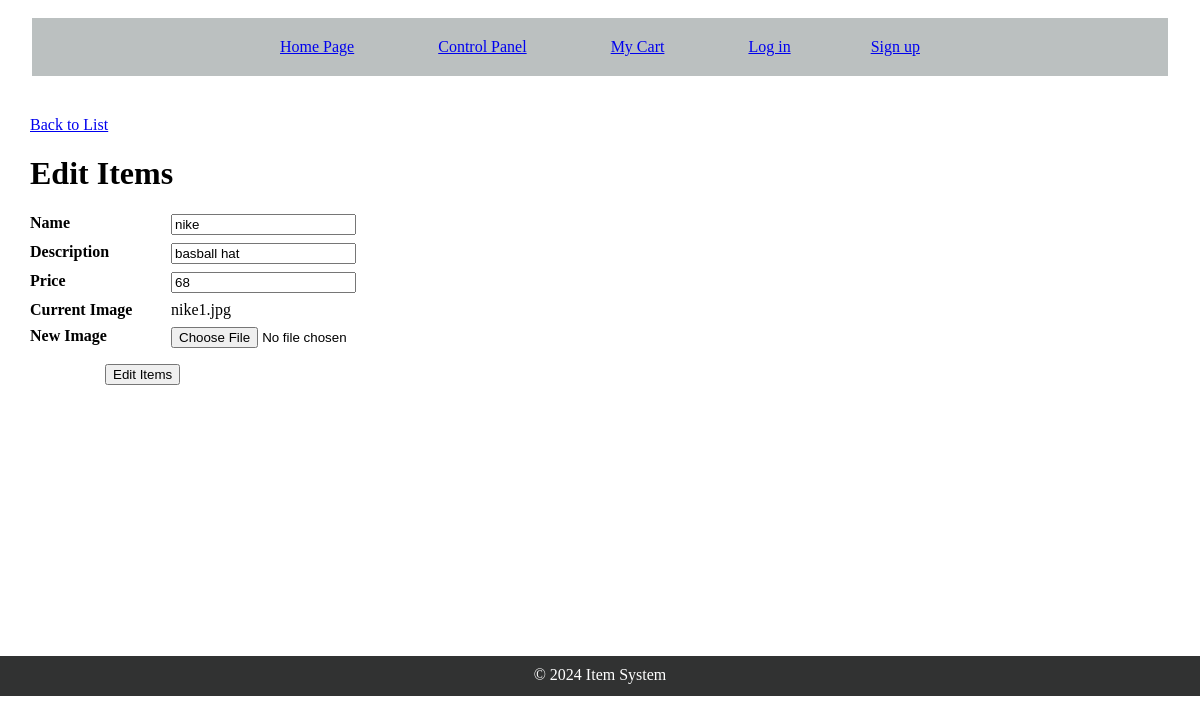
The page /edit.php?id=1 on the database its author committed.
### tables this page shows
CREATE TABLE IF NOT EXISTS `items` (
  `id` int(11) NOT NULL AUTO_INCREMENT,
  `name` varchar(100) NOT NULL,
  `description` varchar(200) NOT NULL,
  `price` int(10) NOT NULL,
  `image` varchar(100) NOT NULL,
  PRIMARY KEY (`id`)
);

### edit.php (the view, shortened to what this page needs)
<!DOCTYPE html>
<html lang="en">
<head>
  <link rel="stylesheet" media="all" href="style.css" />
</head>
<?php
include("headerEm.php");
$db = db_connect();
$id = $_GET['id'];
if ($_SERVER['REQUEST_METHOD'] == 'POST') {
    $name = $_POST['name'];
    $description = $_POST['description'];
    $price = $_POST['price'];
    $sql = "SELECT * FROM items WHERE id= '$id' ";
    $result_set = mysqli_query($db, $sql);
    $result = mysqli_fetch_assoc($result_set);
    if (isset($_FILES['new_image']) && $_FILES['new_image']['error'] == UPLOAD_ERR_OK) {
        $newImagePath = 'uploads/' . basename($_FILES['new_image']['name']);
        move_uploaded_file($_FILES['new_image']['tmp_name'], $newImagePath);
        $image = 'img/' . basename($_FILES['new_image']['name']);
        $result['image'] = $image;
    } else {
        $image = $result['image'];
    }
    $sql = "UPDATE items SET name='$name', description='$description', price='$price', image='$image' WHERE id='$id'";
    $result = mysqli_query($db, $sql);
    header("Location: show.php?id=$id");
} else {
    $sql = "SELECT * FROM items WHERE id= '$id' ";
    $result_set = mysqli_query($db, $sql);
    $result = mysqli_fetch_assoc($result_set);
}
?>
  <div id="content">
    <a class="back-link" href="createItems.php"> Back to List</a>
    <div class="page edit">
      <h1>Edit Items</h1>
      <form action="<?php echo 'edit.php?id=' . $result['id']; ?>" method="post" enctype="multipart/form-data">
        <dl>
          <dt>Name</dt>
          <dd><input type="text" name="name" value="<?php echo $result['name']; ?>" /></dd>
        </dl>
        <dl>
          <dt>Description</dt>
          <dd><input type="text" name="description" value="<?php echo $result['description']; ?>" /></dd>
        </dl>
        <dl>
          <dt>Price</dt>
          <dd><input type="text" name="price" value="<?php echo $result['price']; ?>" /></dd>
        </dl>
        <dl>
          <dt>Current Image</dt>
          <dd><?php echo $result['image']; ?></dd>
        </dl>
        <dl>
          <dt>New Image</dt>
          <dd><input type="file" name="new_image" /></dd>
        </dl>
        <div id="operations">
          <input type="submit" value="Edit Items" />
        </div>
      </form>
    </div>
  </div>
  <?php include 'footerEm.php'; ?>
</body>
</html>

### style.css (style rules this page uses)
html { height: 100%; width: 100%; }
body { height: 980px; width: 100%; margin: 0; padding: 0; }
#content { min-height: 500px; padding: 40px 30px; }
dl { clear: both; overflow: hidden; margin: 0.5em 0; }
dt { float: left; font-weight: bold; width: 125px; }
dd { float: left; margin-left: 1em; }
#operations { clear: both; margin: 1em 0 1em 75px; }

### rows shown on the page
items: name "nike", description "basball hat", price "68", image "nike1.jpg"
